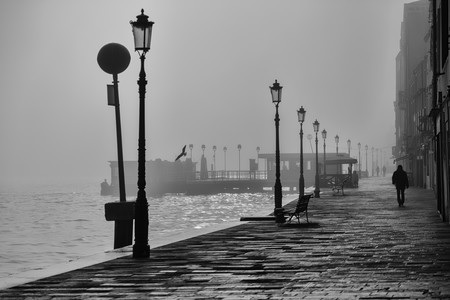
#> input picture python/[980]Proyectos/OpenCV/07/gris.jpg, 450 x 300 px
$ python 07_02.py --image gris.jpg
#> lines starting #> are read from the running program, lines starting #| are printed output that depends on the picture
from matplotlib import pyplot as plt
import argparse
import cv2

ap=argparse.ArgumentParser()
ap.add_argument("-i","--image", required=True, help="Path to the image")
args=vars(ap.parse_args())

image = cv2.imread(args["image"])
#> image is the input picture: shape (300, 450, 3); min 0, max 245, mean 128.4
cv2.imshow("Original", image)

chans = cv2.split(image)
colors = ("b", "g", "r")
plt.figure()
plt.title("Histograma de colores")
plt.xlabel("Bins")
plt.ylabel("# of Pixels")

for (chan, color) in zip (chans, colors):
    hist = cv2.calcHist([chan], [0], None, [256], [0, 256])
    plt.plot(hist, color=color)
    plt.xlim([0, 256])
#> this loop made 3 passes
#> color on passes 1 to 3: 'b', 'g', 'r'

plt.show()
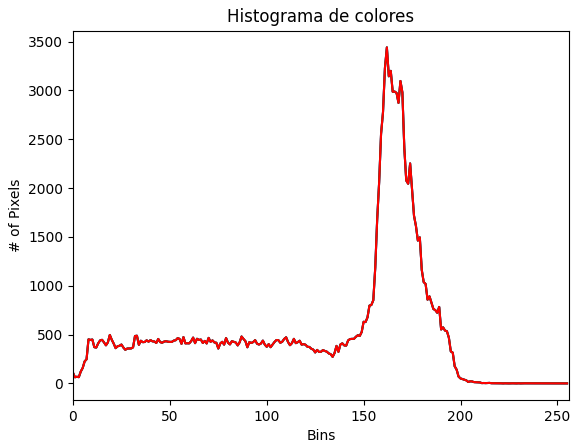
#> figure drawn by matplotlib, 1 panel; curve peaks at x = 162, y = 3440; curve peaks at x = 162, y = 3440; curve peaks at x = 162, y = 3440
cv2.waitKey(0)

$ run again, on python/[980]Proyectos/OpenCV/07/paisaje.jpg
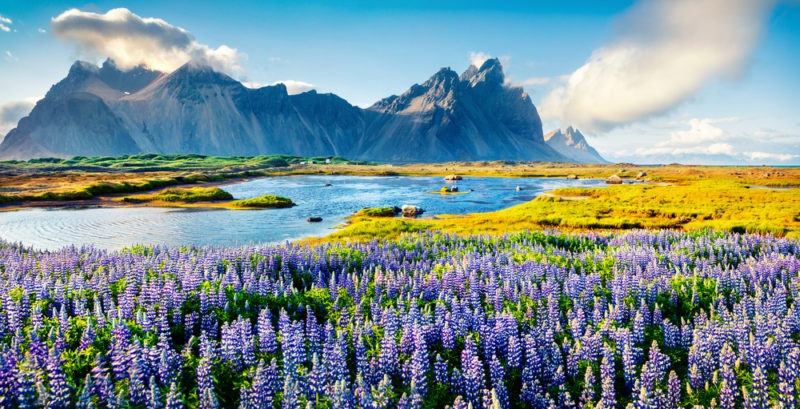
#> input picture python/[980]Proyectos/OpenCV/07/paisaje.jpg, 800 x 409 px
#> image is the input picture: shape (409, 800, 3); mean B, G, R 144, 141.8, 120.6
#> the loop `for (chan, color) in zip (chans, colors):` made 3 passes
#> color on passes 1 to 3: 'b', 'g', 'r'
#> `plt.show()`:
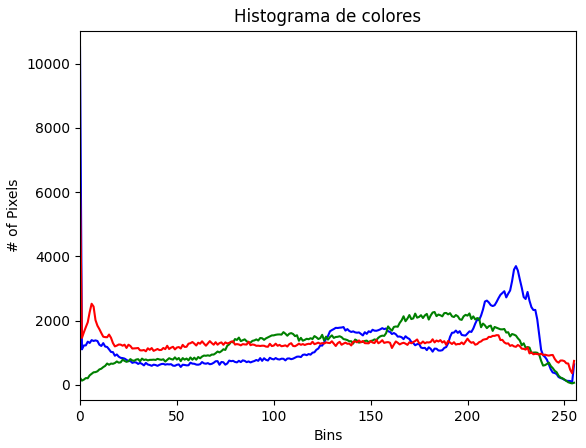
#> figure drawn by matplotlib, 1 panel; curve peaks at x = 0, y = 10504; curve peaks at x = 183, y = 2265; curve peaks at x = 0, y = 6137
